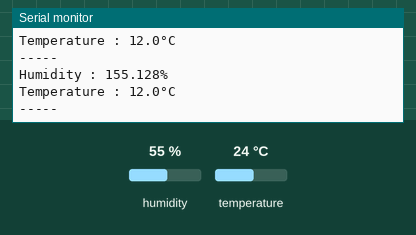
This sketch was run on a simulated Arduino Uno, built with avr-gcc and run on an emulated ATmega328P. On the bench: the last lines printed to the serial monitor. Wiring (inferred from the names in the program): DHT11 sensor: data pin 2. Inputs (shaded band) come from the test bench; at power-on: humidity 55 %, temperature 24 °C.

Above: at 10.8 s.
10.9 s: humidity set to 22 %
At 20.7 s:
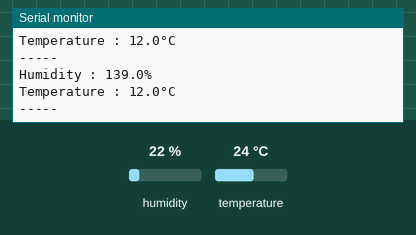
20.9 s: temperature set to 12 °C
At 30.7 s:
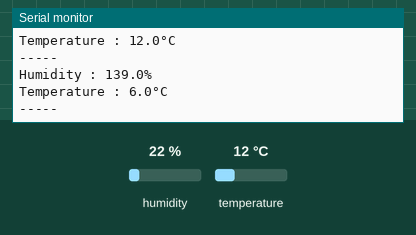
30.9 s: humidity set to 40 %
At 41.3 s:
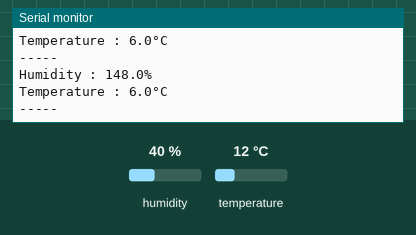
Timing chart, 0 to 42.8 s (numbered marks = the images above; inputs shaded):
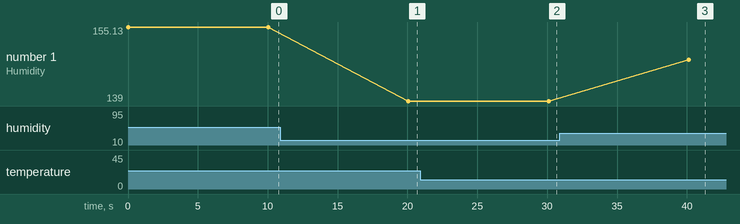

Measured:
- after the input at 10.9 s, the serial monitor: prints a new line after 9.2 s (image 1)
- after the input at 20.9 s, the serial monitor: prints a new line after 9.2 s (image 2)
- after the input at 30.9 s, the serial monitor: prints a new line after 9.2 s (image 3)
- plotted number 1: 155.13 → 139 after the input at 10.9 s, 139 → 148 after the input at 30.9 s

The sketch:

11-temp-sensor.ino
```cpp
int dhtPin = 2;

void setup() {
  Serial.begin(9600);
}

/**
* To start communication with DHT11, we have to send a LOW signal for 20ms and a HIGH signal for 40us
*/
void initCommunication() {
  pinMode(dhtPin, OUTPUT);
  digitalWrite(dhtPin, LOW);
  delay(20);
  digitalWrite(dhtPin, HIGH);
  delayMicroseconds(40);
  pinMode(dhtPin, INPUT);
}

/**
* We're only interested by signal between 18us and 80 us
*/
bool isAValidSignal(unsigned long time, bool state) {
  return state == LOW && (time >= 10 && time < 80);
}

/**
* Register 40 bits - 5 octets
*/
void registerCommunication(int (&durations)[40], int (&index)){
  unsigned long startTime = micros();
  bool lastState = digitalRead(dhtPin);

  while (micros() - startTime < 5000 && index < 40) {
    bool currentState = digitalRead(dhtPin);
    if (currentState != lastState) {
      unsigned long time = micros() - startTime;
      if(isAValidSignal(time, currentState)) {
        durations[index] = time;
        index++;
      }
      startTime = micros();
      lastState = currentState;
    }
  }
}

/**
* 0 - ~20us
* 1 - ~70us
*/
uint8_t transformSignalToBit(int signal) {
  if(signal <= 35) {
    return 0;
  } else {
    return 1;
  }
}

/**
* Converts durations (signals) to bits (octet)
* and bit to int / readable values (temperature and humidity)
*/
void transformSignalsToValues(int (&signals)[40], uint8_t (&values)[5]) {
  uint8_t result = 0;
  int curr = 0;
  for (int i = 0; i < 40; i++) {
      result <<= 1;
      result |= transformSignalToBit(signals[i]);
      if(i != 0 && (i+1) % 8 == 0){
        values[curr] = result;
        curr++;
        result = 0;
      }
  }
}

/**
* Displays temperature and humidity like :
*  -----
*  Humidity : 43.0%
*  Temperature : 24.4°C
*  -----
*/
void displayTempAndHumidity(uint8_t values[5]) {
  Serial.print("Humidity : ");
  Serial.print(values[0]);
  Serial.print(".");
  Serial.print(values[1]);
  Serial.println("%");

  Serial.print("Temperature : ");
  Serial.print(values[2]);
  Serial.print(".");
  Serial.print(values[3]);
  Serial.println("°C");

  Serial.println("-----");
}

void loop() {
  initCommunication();

  int durations[40];
  int index = 0;
  registerCommunication(durations, index);

  uint8_t values[5];
  transformSignalsToValues(durations, values);
  displayTempAndHumidity(values);

  delay(10000);
}
```
